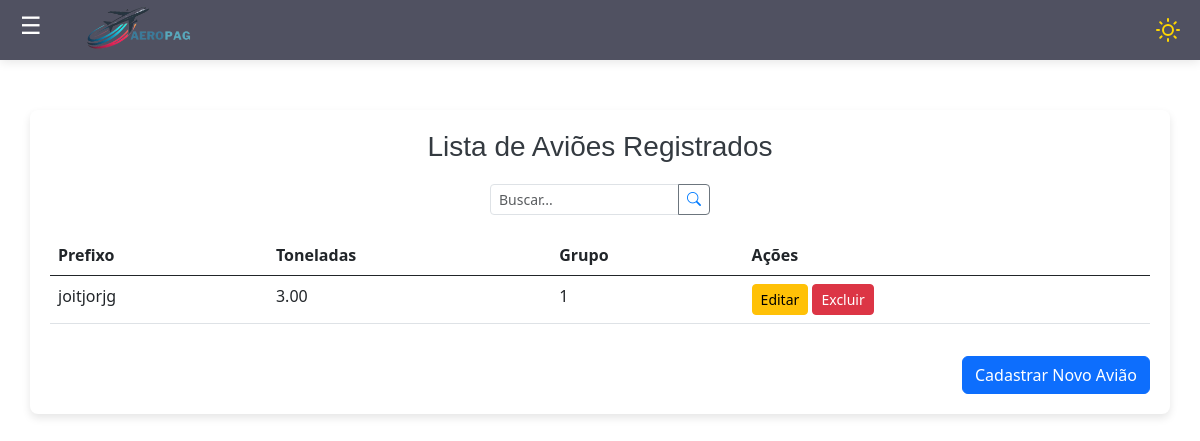
Screenshot of /avioes/ (signed in) with the database file from the repository.
### avioes/models.py (models this page shows, shortened)
class Aviao(models.Model):
    avi_codigo = models.AutoField(primary_key=True)
    avi_prefixo_do_aviao = models.CharField(max_length=10)
    avi_toneladas = models.DecimalField(max_digits=10, decimal_places=2)
    avi_grupo = models.IntegerField()
    usuario = models.ForeignKey(User, on_delete=models.CASCADE, related_name='usuario', null=True, blank=True)

### avioes/views.py (the view)
# urls.py: path('avioes/', AviaoList.as_view(), name='listar-avioes'),
class AviaoList(LoginRequiredMixin, ListView):
    login_url = reverse_lazy('login')
    model = Aviao
    template_name = 'listas/aviao.html'
    def get_queryset(self):
        return Aviao.objects.filter(usuario=self.request.user)

### avioes/templates/listas/aviao.html (shortened to what this page needs)
{% extends 'modelo.html' %}
{% load static %}
{% block conteudo %}
<link href="https://cdn.jsdelivr.net/npm/bootstrap@5.3.0-alpha1/dist/css/bootstrap.min.css" rel="stylesheet">
<link rel="stylesheet" href="https://cdnjs.cloudflare.com/ajax/libs/font-awesome/6.0.0-beta3/css/all.min.css">
<div class="container">
    <h3>Lista de Aviões Registrados</h3>
    <div class="input-group search-container">
        <input type="text" class="form-control form-control-sm" id="search-lembrete" placeholder="Buscar...">
        <button class="btn btn-outline-secondary btn-sm search-btn" type="button">
            <i class="bi bi-search"></i>
        </button>
    </div>
    <div class="table-responsive">
        <table class="table" id="avioes-table">
            <thead>
                <tr>
                    <th scope="col">Prefixo</th>
                    <th scope="col">Toneladas</th>
                    <th scope="col">Grupo</th>
                    <th scope="col">Ações</th>
                </tr>
            </thead>
            <tbody>
                {% for aviao in object_list %}
                <tr>
                    <td class="avi-prefixo">{{ aviao.avi_prefixo_do_aviao }}</td>
                    <td class="avi-toneladas">{{ aviao.avi_toneladas }}</td>
                    <td class="avi-grupo">{{ aviao.avi_grupo }}</td>
                    <td>
                        <a href="{% url 'editar-aviao' aviao.pk %}" class="btn btn-warning btn-sm" title="Editar">Editar</a>
                        <form action="{% url 'excluir_aviao' aviao.pk %}" method="POST" style="display:inline;">
                            <button type="submit" class="btn btn-danger btn-sm" title="Excluir">Excluir</button>
                        </form>
                    </td>
                </tr>
                {% empty %}
                <tr>
                    <td colspan="4" class="text-center">Nenhum avião registrado.</td>
                </tr>
                {% endfor %}
            </tbody>
        </table>
    </div>
    <div class="text-end mt-3">
        <a href="{% url 'criar-aviao' %}" class="btn btn-primary">Cadastrar Novo Avião</a>
    </div>
</div>
{% endblock %}

### static/css/estilo.css (style rules this page uses)
body { background-color: #84aea4; }

### paginas/templates/modelo.html (style rules this page uses)
body { margin: 0; font-family: Arial, sans-serif; display: flex; min-height: 100vh; overflow-x: hidden; flex-direction: column; background-color: white; transition: background-color 0.3s, color 0.3s; }
body.light { background-color: #ffffff; color: #000000; }
.search-container { width: 100%; max-width: 600px; margin: auto; }
@media (min-width: 768px) { .search-container { max-width: 75%; } }
@media (min-width: 992px) { .search-container { max-width: 50%; } }
.form-control { border-radius: 20px; padding-left: 30px; }

### avioes/templates/listas/aviao.html (style rules this page uses)
body { background-color: #e9eaeb; }
.container { margin-top: 30px; padding: 20px; border-radius: 8px; background-color: white; box-shadow: 0 4px 8px rgba(0, 0, 0, 0.1); }
h3 { color: #343a40; text-align: center; margin-bottom: 20px; }
.search-container { margin-bottom: 20px; align-items: left; max-width: 20%; }
.search-btn i { color: #007bff; }

### rows the page displays
Aviao: avi_prefixo_do_aviao "joitjorjg", avi_toneladas "3.00", avi_grupo "1"
